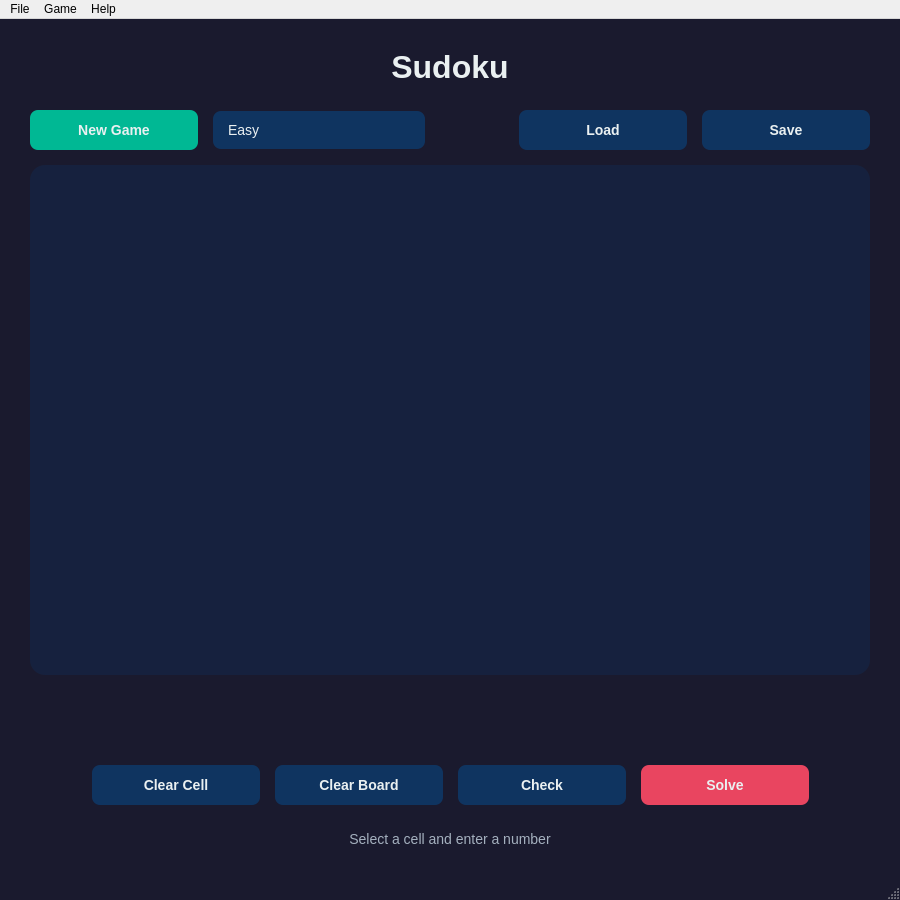
<?xml version="1.0" encoding="UTF-8"?>
<ui version="4.0">
 <class>SudokuGame</class>
 <widget class="QMainWindow" name="SudokuGame">
  <property name="geometry">
   <rect>
    <x>0</x>
    <y>0</y>
    <width>900</width>
    <height>900</height>
   </rect>
  </property>
  <property name="minimumSize">
   <size>
    <width>900</width>
    <height>900</height>
   </size>
  </property>
  <property name="windowTitle">
   <string>Sudoku</string>
  </property>
  <property name="styleSheet">
   <string notr="true">QMainWindow {
    background-color: #1a1a2e;
}

QLabel#titleLabel {
    color: #eaf0f1;
    font-size: 32px;
    font-weight: bold;
    padding: 10px;
}

QLabel#statusLabel {
    color: #a4b0be;
    font-size: 14px;
    padding: 5px;
}

QPushButton {
    background-color: #0f3460;
    color: #eaf0f1;
    border: none;
    border-radius: 8px;
    padding: 12px 24px;
    font-size: 14px;
    font-weight: bold;
    min-width: 120px;
}

QPushButton:hover {
    background-color: #16537e;
}

QPushButton:pressed {
    background-color: #0a2647;
}

QPushButton#solveButton {
    background-color: #e94560;
}

QPushButton#solveButton:hover {
    background-color: #ff6b6b;
}

QPushButton#solveButton:pressed {
    background-color: #c73e54;
}

QPushButton#newGameButton {
    background-color: #00b894;
}

QPushButton#newGameButton:hover {
    background-color: #00d9a5;
}

QPushButton#newGameButton:pressed {
    background-color: #00a381;
}

QPushButton#clearButton {
    background-color: #fdcb6e;
    color: #2d3436;
}

QPushButton#clearButton:hover {
    background-color: #ffeaa7;
}

QPushButton#clearButton:pressed {
    background-color: #e5b85c;
}

QComboBox {
    background-color: #0f3460;
    color: #eaf0f1;
    border: none;
    border-radius: 8px;
    padding: 10px 15px;
    font-size: 14px;
    min-width: 150px;
}

QComboBox:hover {
    background-color: #16537e;
}

QComboBox::drop-down {
    border: none;
    width: 30px;
}

QComboBox::down-arrow {
    image: none;
    border-left: 5px solid transparent;
    border-right: 5px solid transparent;
    border-top: 8px solid #eaf0f1;
    margin-right: 10px;
}

QComboBox QAbstractItemView {
    background-color: #0f3460;
    color: #eaf0f1;
    selection-background-color: #16537e;
    border: none;
    border-radius: 8px;
}

QFrame#gridFrame {
    background-color: #16213e;
    border-radius: 15px;
    padding: 15px;
}

QWidget#numberPadWidget {
    background-color: transparent;
}</string>
  </property>
  <widget class="QWidget" name="centralwidget">
   <layout class="QVBoxLayout" name="mainLayout">
    <property name="spacing">
     <number>15</number>
    </property>
    <property name="leftMargin">
     <number>30</number>
    </property>
    <property name="topMargin">
     <number>20</number>
    </property>
    <property name="rightMargin">
     <number>30</number>
    </property>
    <property name="bottomMargin">
     <number>20</number>
    </property>
    <item>
     <layout class="QHBoxLayout" name="headerLayout">
      <item>
       <widget class="QLabel" name="titleLabel">
        <property name="text">
         <string>Sudoku</string>
        </property>
        <property name="alignment">
         <set>Qt::AlignCenter</set>
        </property>
       </widget>
      </item>
     </layout>
    </item>
    <item>
     <layout class="QHBoxLayout" name="controlsLayout">
      <property name="spacing">
       <number>15</number>
      </property>
      <item>
       <widget class="QPushButton" name="newGameButton">
        <property name="text">
         <string>New Game</string>
        </property>
       </widget>
      </item>
      <item>
       <widget class="QComboBox" name="difficultyCombo">
        <item>
         <property name="text">
          <string>Easy</string>
         </property>
        </item>
        <item>
         <property name="text">
          <string>Medium</string>
         </property>
        </item>
        <item>
         <property name="text">
          <string>Hard</string>
         </property>
        </item>
       </widget>
      </item>
      <item>
       <spacer name="controlsSpacer">
        <property name="orientation">
         <enum>Qt::Horizontal</enum>
        </property>
        <property name="sizeHint" stdset="0">
         <size>
          <width>40</width>
          <height>20</height>
         </size>
        </property>
       </spacer>
      </item>
      <item>
       <widget class="QPushButton" name="loadButton">
        <property name="text">
         <string>Load</string>
        </property>
       </widget>
      </item>
      <item>
       <widget class="QPushButton" name="saveButton">
        <property name="text">
         <string>Save</string>
        </property>
       </widget>
      </item>
     </layout>
    </item>
    <item>
     <widget class="QFrame" name="gridFrame">
      <property name="frameShape">
       <enum>QFrame::NoFrame</enum>
      </property>
      <property name="frameShadow">
       <enum>QFrame::Plain</enum>
      </property>
      <layout class="QVBoxLayout" name="gridFrameLayout">
       <property name="spacing">
        <number>0</number>
       </property>
       <property name="leftMargin">
        <number>15</number>
       </property>
       <property name="topMargin">
        <number>15</number>
       </property>
       <property name="rightMargin">
        <number>15</number>
       </property>
       <property name="bottomMargin">
        <number>15</number>
       </property>
       <item alignment="Qt::AlignHCenter">
        <widget class="QWidget" name="gridContainer" native="true">
         <property name="minimumSize">
          <size>
           <width>450</width>
           <height>450</height>
          </size>
         </property>
         <property name="maximumSize">
          <size>
           <width>450</width>
           <height>450</height>
          </size>
         </property>
        </widget>
       </item>
      </layout>
     </widget>
    </item>
    <item>
     <widget class="QWidget" name="numberPadWidget" native="true">
      <property name="minimumSize">
       <size>
        <width>0</width>
        <height>60</height>
       </size>
      </property>
      <layout class="QHBoxLayout" name="numberPadLayout">
       <property name="spacing">
        <number>8</number>
       </property>
       <property name="leftMargin">
        <number>50</number>
       </property>
       <property name="topMargin">
        <number>5</number>
       </property>
       <property name="rightMargin">
        <number>50</number>
       </property>
       <property name="bottomMargin">
        <number>5</number>
       </property>
      </layout>
     </widget>
    </item>
    <item>
     <layout class="QHBoxLayout" name="actionLayout">
      <property name="spacing">
       <number>15</number>
      </property>
      <item>
       <spacer name="actionSpacerLeft">
        <property name="orientation">
         <enum>Qt::Horizontal</enum>
        </property>
        <property name="sizeHint" stdset="0">
         <size>
          <width>40</width>
          <height>20</height>
         </size>
        </property>
       </spacer>
      </item>
      <item>
       <widget class="QPushButton" name="clearCellButton">
        <property name="text">
         <string>Clear Cell</string>
        </property>
       </widget>
      </item>
      <item>
       <widget class="QPushButton" name="clearBoardButton">
        <property name="text">
         <string>Clear Board</string>
        </property>
       </widget>
      </item>
      <item>
       <widget class="QPushButton" name="checkButton">
        <property name="text">
         <string>Check</string>
        </property>
       </widget>
      </item>
      <item>
       <widget class="QPushButton" name="solveButton">
        <property name="text">
         <string>Solve</string>
        </property>
       </widget>
      </item>
      <item>
       <spacer name="actionSpacerRight">
        <property name="orientation">
         <enum>Qt::Horizontal</enum>
        </property>
        <property name="sizeHint" stdset="0">
         <size>
          <width>40</width>
          <height>20</height>
         </size>
        </property>
       </spacer>
      </item>
     </layout>
    </item>
    <item>
     <widget class="QLabel" name="statusLabel">
      <property name="text">
       <string>Select a cell and enter a number</string>
      </property>
      <property name="alignment">
       <set>Qt::AlignCenter</set>
      </property>
     </widget>
    </item>
   </layout>
  </widget>
  <widget class="QMenuBar" name="menubar">
   <property name="geometry">
    <rect>
     <x>0</x>
     <y>0</y>
     <width>700</width>
     <height>24</height>
    </rect>
   </property>
   <widget class="QMenu" name="menuFile">
    <property name="title">
     <string>File</string>
    </property>
    <addaction name="actionNew"/>
    <addaction name="actionLoad"/>
    <addaction name="actionSave"/>
    <addaction name="separator"/>
    <addaction name="actionExit"/>
   </widget>
   <widget class="QMenu" name="menuGame">
    <property name="title">
     <string>Game</string>
    </property>
    <addaction name="actionSolve"/>
    <addaction name="actionCheck"/>
    <addaction name="actionClear"/>
   </widget>
   <widget class="QMenu" name="menuHelp">
    <property name="title">
     <string>Help</string>
    </property>
    <addaction name="actionAbout"/>
   </widget>
   <addaction name="menuFile"/>
   <addaction name="menuGame"/>
   <addaction name="menuHelp"/>
  </widget>
  <widget class="QStatusBar" name="statusbar"/>
  <action name="actionNew">
   <property name="text">
    <string>New Game</string>
   </property>
   <property name="shortcut">
    <string>Ctrl+N</string>
   </property>
  </action>
  <action name="actionLoad">
   <property name="text">
    <string>Load Puzzle...</string>
   </property>
   <property name="shortcut">
    <string>Ctrl+O</string>
   </property>
  </action>
  <action name="actionSave">
   <property name="text">
    <string>Save Puzzle...</string>
   </property>
   <property name="shortcut">
    <string>Ctrl+S</string>
   </property>
  </action>
  <action name="actionExit">
   <property name="text">
    <string>Exit</string>
   </property>
   <property name="shortcut">
    <string>Ctrl+Q</string>
   </property>
  </action>
  <action name="actionSolve">
   <property name="text">
    <string>Solve</string>
   </property>
  </action>
  <action name="actionCheck">
   <property name="text">
    <string>Check Solution</string>
   </property>
  </action>
  <action name="actionClear">
   <property name="text">
    <string>Clear Board</string>
   </property>
  </action>
  <action name="actionAbout">
   <property name="text">
    <string>About</string>
   </property>
  </action>
 </widget>
 <resources/>
 <connections/>
</ui>
